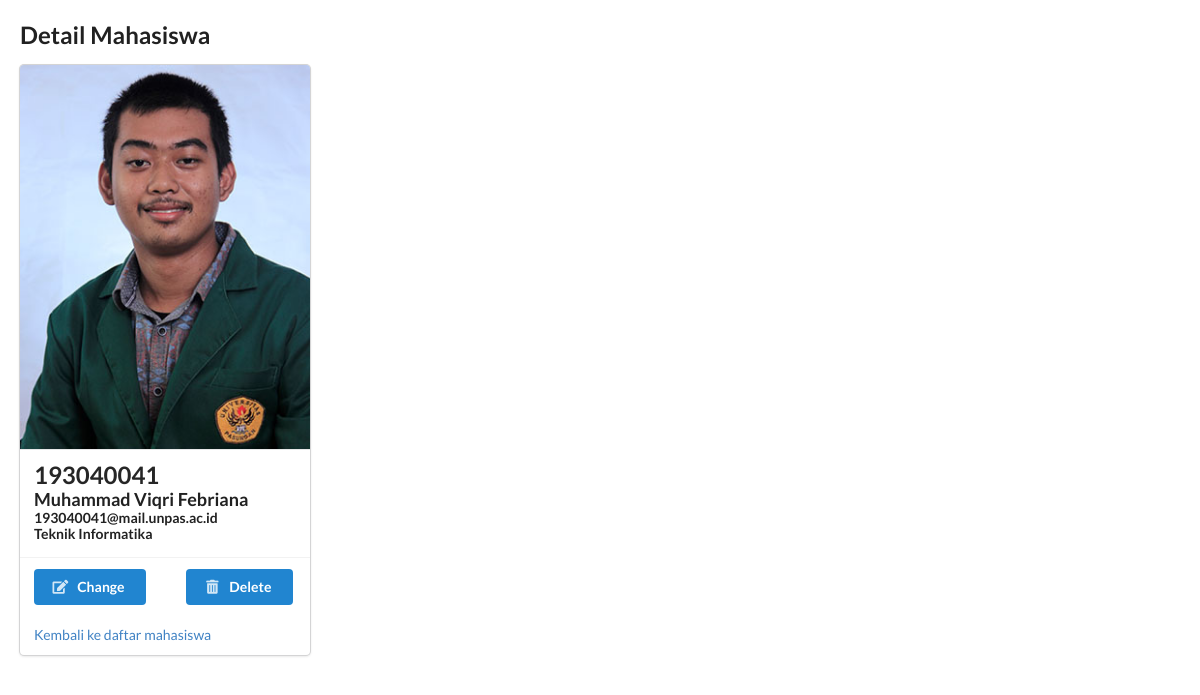
Screenshot of /detail.php?id=3 with the database file from the repository.
### tables this page shows
CREATE TABLE `mahasiswa` (
  `id` int(11) NOT NULL,
  `nama` varchar(255) DEFAULT NULL,
  `nrp` varchar(9) DEFAULT NULL,
  `email` varchar(255) DEFAULT NULL,
  `jurusan` varchar(255) DEFAULT NULL,
  `gambar` varchar(255) DEFAULT NULL
);

### functions.php (called while the page is built, shortened)
<?php
function connect(){
  return mysqli_connect("localhost","root","","pw_193040039");
}
function query($query){
  $conn = connect();
  $result = mysqli_query($conn, $query);
  $rows = [];
  if(mysqli_num_rows($result) == 1){
    $rows = mysqli_fetch_assoc($result);
  }
  return $rows;
}
?>

### detail.php (the view, shortened to what this page needs)
<?php
  require 'functions.php';
  $id = $_GET['id'];
  $mahasiswa = query("SELECT * FROM mahasiswa WHERE id = $id");
?>
<!DOCTYPE html>
<html lang="en">
<head>
  <link rel="stylesheet" type="text/css" href="Semantic UI/semantic.min.css">
</head>
<body>
<h2>Detail Mahasiswa</h2>
<div class="ui link cards">
  <div class="card">
    <div class="image">
    <img src="img/<?= $mahasiswa['gambar'] ?>">
    </div>
    <div class="content">
      <div class="header"><h2><?= $mahasiswa['nrp'] ?></h2></div>
      <div class="meta">
        <h3 class="ui header black"><?= $mahasiswa['nama'] ?></h3>
      </div>
      <div class="meta">
        <h5 class="ui header black"><?= $mahasiswa['email'] ?></h5>
      </div>
      <div class="meta">
        <h5 class="ui header black"><?= $mahasiswa['jurusan'] ?></h5>
      </div>
    </div>
    <div class="extra content">
      <span class="right floated">
      <a href="hapus.php?id=<?= $mahasiswa['id'];?>"><button class="ui primary button">
      <i class="icon trash alternate"></i>
      Delete
      </button></a>
      </span>
      <span>
      <a href="ubah.php?id=<?= $mahasiswa['id']?>"><button class="ui primary button">
      <i class="icon edit"></i>
      Change
      </button></a>
      </span>
      <br>
      <span class="center floated">
      <br>
    <a href="index.php" class="ui primary">Kembali ke daftar mahasiswa</a>
    </span>
    </div>
</div>
</body>
</html>

### detail.php (style rules this page uses)
body { margin:20px; }

### rows the page displays
mahasiswa: gambar (picture), nrp "193040041", nama "Muhammad Viqri Febriana", email "193040041@mail.unpas.ac.id", jurusan "Teknik Informatika"
